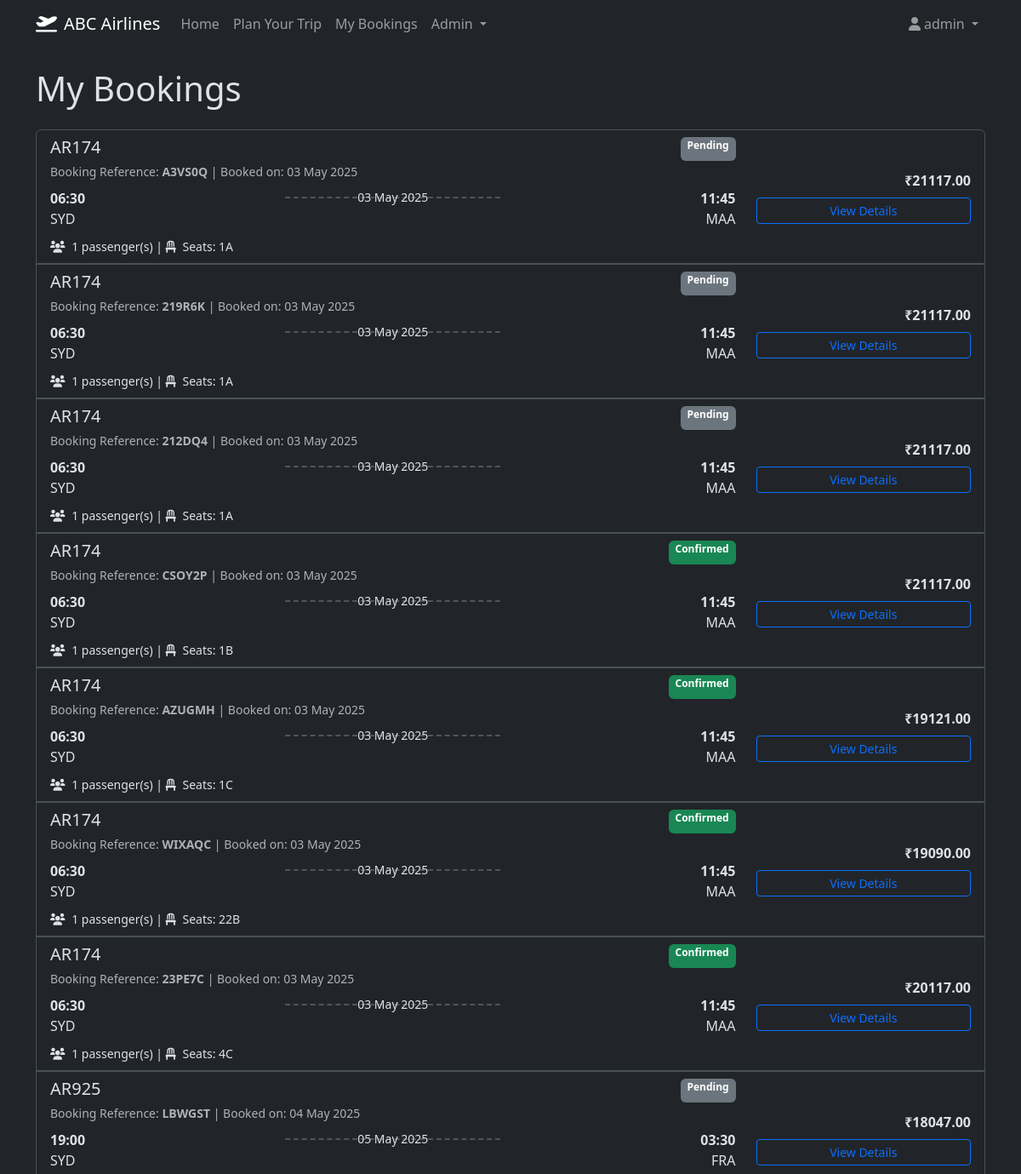
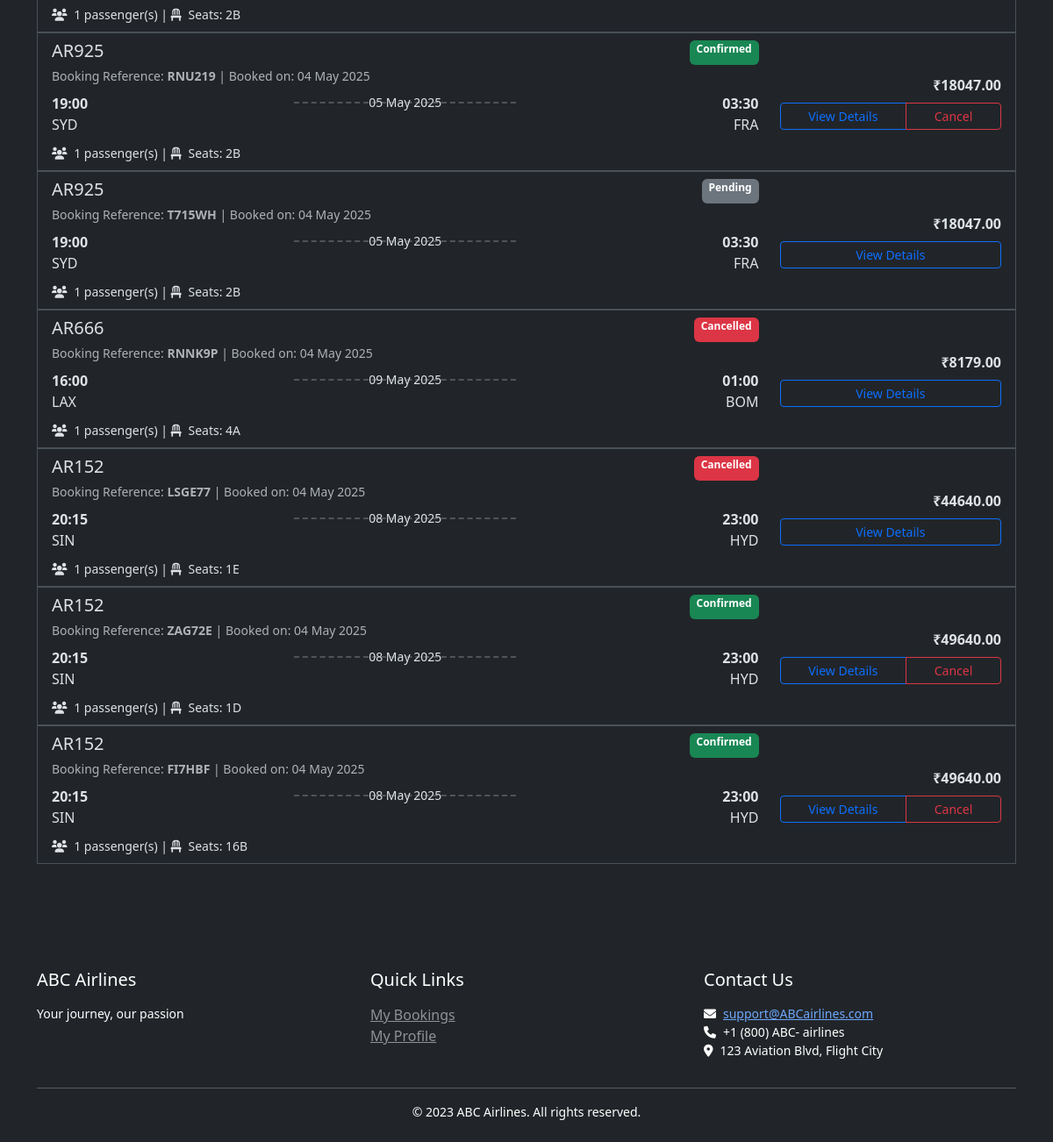
/my-bookings (signed in), run on the app's committed database (2 pictures, top to bottom).
### models.py (models this page shows, shortened)
class User(UserMixin, db.Model):
    __tablename__ = 'users'
    id = db.Column(db.Integer, primary_key=True)
    username = db.Column(db.String(80), unique=True, nullable=False)
    email = db.Column(db.String(120), unique=True, nullable=False)
    password_hash = db.Column(db.String(128), nullable=False)
    is_admin = db.Column(db.Boolean, default=False)
    frequent_flyer_points = db.Column(db.Integer, default=0)
    created_at = db.Column(db.DateTime, nullable=False, default=datetime.utcnow)  # Add created_at
    bookings = db.relationship('Booking', backref='user', lazy=True)

class Flight(db.Model):
    __tablename__ = 'flights'
    id = db.Column(db.Integer, primary_key=True)
    flight_number = db.Column(db.String(10), nullable=False)
    origin = db.Column(db.String(3), nullable=False)
    destination = db.Column(db.String(3), nullable=False)
    departure_time = db.Column(db.DateTime, nullable=False)
    arrival_time = db.Column(db.DateTime, nullable=False)
    aircraft_type = db.Column(db.String(50), nullable=False)
    seats_total = db.Column(db.Integer, nullable=False)
    seats_available = db.Column(db.Integer, nullable=False)
    price = db.Column(db.Float, nullable=False)
    status = db.Column(db.String(20), nullable=False)
    bookings = db.relationship('Booking', backref='flight', lazy=True)

class Booking(db.Model):
    __tablename__ = 'bookings'
    id = db.Column(db.Integer, primary_key=True)
    user_id = db.Column(db.Integer, db.ForeignKey('users.id'), nullable=False)
    flight_id = db.Column(db.Integer, db.ForeignKey('flights.id'), nullable=False)
    booking_time = db.Column(db.DateTime, nullable=False)
    status = db.Column(db.String(20), nullable=False)
    price_paid = db.Column(db.Float, nullable=False)
    booking_reference = db.Column(db.String(6), unique=True, nullable=False)
    payment_id = db.Column(db.String(100))
    passengers = db.relationship('Passenger', backref='booking', lazy=True)
    seat_numbers = db.relationship('Seat', backref='booking', lazy=True)

### routes.py (the view)
@app.route('/my-bookings')
@login_required
def my_bookings():
    user_bookings = data.get_user_bookings(current_user.id)
    booking_details = []
    for booking in user_bookings:
        flight = data.get_flight_by_id(booking.flight_id)
        if flight:
            booking_details.append({
                'booking': booking,
                'flight': flight
            })
    now = datetime.now()
    return render_template(
        'user_reservations.html',
        booking_details=booking_details,
        get_airport_name=data.get_airport_name,
        format_datetime=format_datetime,
        format_date=format_date,
        format_time=format_time,
        now=now
    )

### app.py (called while the page is built)
@login_manager.user_loader
def load_user(user_id):
    from models import User
    return User.query.get(int(user_id))

### data.py (called while the page is built)
def get_flight_by_id(flight_id):
    return Flight.query.get(flight_id)

def get_user_bookings(user_id):
    return Booking.query.filter_by(user_id=user_id).all()

### routes.py (called while the page is built)
@app.context_processor
def utility_processor():
    return {
        'format_datetime': format_datetime,
        'format_date': format_date,
        'format_time': format_time,
        'format_price': format_price
    }

### utils.py (called while the page is built)
def format_date(dt):
    if not dt:
        return ""
    if isinstance(dt, datetime):
        dt = dt.date()
    return dt.strftime("%d %b %Y")

def format_time(dt):
    if not dt:
        return ""
    return dt.strftime("%H:%M")

def format_price(price):
    if price is not None:
        return f"\u20B9{price:.2f}"
    return "Not available"

### templates/user_reservations.html (shortened to what this page needs)
{% extends "base.html" %}
{% block content %}
<div class="mb-4">
    <h1 class="mb-4">My Bookings</h1>
    {% if booking_details %}
    <div class="list-group mb-4">
        {% for item in booking_details %}
        <div class="list-group-item list-group-item-action">
            <div class="row">
                <div class="col-md-9">
                    <div class="d-flex w-100 justify-content-between">
                        <h5 class="mb-1">{{ item.flight.flight_number }}</h5>
                        <span class="badge
                            {{ 'bg-success' if item.booking.status == 'Confirmed' else
                               'bg-danger' if item.booking.status == 'Cancelled' else
                               'bg-info' if item.booking.status == 'Checked-in' else 'bg-secondary' }}">
                            {{ item.booking.status }}
                        </span>
                    </div>
                    <div class="mb-2">
                        <small class="text-muted">
                            Booking Reference: <strong>{{ item.booking.booking_reference }}</strong> |
                            Booked on: {{ format_date(item.booking.booking_time) }}
                        </small>
                    </div>
                    <div class="row mb-2">
                        <div class="col-md-4">
                            <div>
                                <strong>{{ format_time(item.flight.departure_time) }}</strong>
                                <div>{{ item.flight.origin }}</div>
                            </div>
                        </div>
                        <div class="col-md-4 text-center">
                            <div class="flight-line position-relative">
                                <hr>
                                <small class="flight-date">{{ format_date(item.flight.departure_time) }}</small>
                            </div>
                        </div>
                        <div class="col-md-4 text-end">
                            <div>
                                <strong>{{ format_time(item.flight.arrival_time) }}</strong>
                                <div>{{ item.flight.destination }}</div>
                            </div>
                        </div>
                    </div>
                    <div>
                        <small>
                            <i class="fas fa-users me-1"></i> {{ item.booking.passengers|length }} passenger(s) |
                            <i class="fas fa-chair me-1"></i> Seats: {{ item.booking.seat_numbers|map(attribute='seat_number')|join(', ') }}
                        </small>
                    </div>
                </div>
                <div class="col-md-3 text-end d-flex flex-column justify-content-center">
                    <div class="mb-2">
                        <span class="fw-bold">{{ format_price(item.booking.price_paid) }}</span>
                    </div>
                    <div class="btn-group">
                        <a href="{{ url_for('booking_confirm', booking_id=item.booking.id) }}" class="btn btn-sm btn-outline-primary">
                            View Details
                        </a>
                        {% if item.booking.status == 'Confirmed' and item.flight.departure_time > now %}
                        <button type="button" class="btn btn-sm btn-outline-danger"
                                data-bs-toggle="modal"
                                data-bs-target="#cancelModal{{ item.booking.id }}">
                            Cancel
                        </button>
                        {% endif %}
                    </div>
                </div>
            </div>
        </div>
        {% endfor %}
    </div>
    {% endif %}
</div>
{% endblock %}

### templates/base.html (shortened to what this page needs)
<!DOCTYPE html>
<html lang="en" data-bs-theme="dark">
<head>
    <link rel="stylesheet" href="https://cdn.jsdelivr.net/npm/bootstrap@5.3.3/dist/css/bootstrap.min.css">
    <link rel="stylesheet" href="https://cdnjs.cloudflare.com/ajax/libs/font-awesome/6.0.0/css/all.min.css">
    <link rel="stylesheet" href="{{ url_for('static', filename='css/custom.css') }}">
</head>
<body>
    <nav class="navbar navbar-expand-lg navbar-dark bg-dark mb-4">
        <div class="container">
            <a class="navbar-brand" href="{{ url_for('index') }}">
                <i class="fas fa-plane-departure me-2"></i>ABC Airlines
            </a>
            <div class="collapse navbar-collapse" id="navbarNav">
                <ul class="navbar-nav me-auto">
                    <li class="nav-item">
                        <a class="nav-link" href="{{ url_for('index') }}">Home</a>
                    </li>
                    <li class="nav-item">
                        <button class="btn btn-link nav-link" data-bs-toggle="modal" data-bs-target="#travelModal">Plan Your Trip</button>
                    </li>
                    {% if current_user.is_authenticated %}
                    <li class="nav-item">
                        <a class="nav-link" href="{{ url_for('my_bookings') }}">My Bookings</a>
                    </li>
                    {% endif %}
                    {% if current_user.is_authenticated and current_user.is_admin %}
                    <li class="nav-item dropdown">
                        <a class="nav-link dropdown-toggle" href="#" id="adminDropdown" role="button" data-bs-toggle="dropdown">
                            Admin
                        </a>
                    </li>
                    {% endif %}
                </ul>
                <ul class="navbar-nav">
                    {% if current_user.is_authenticated %}
                    <li class="nav-item dropdown">
                        <a class="nav-link dropdown-toggle" href="#" id="userDropdown" role="button" data-bs-toggle="dropdown">
                            <i class="fas fa-user me-1"></i>{{ current_user.username }}
                        </a>
                    </li>
                    {% endif %}
                </ul>
            </div>
        </div>
    </nav>
    <main class="container pb-4">
        {% block content %}{% endblock %}
    </main>
    <footer class="bg-dark text-white mt-5 py-4">
        <div class="container">
            <div class="row">
                <div class="col-md-4">
                    <h5>ABC Airlines</h5>
                    <p class="small">Your journey, our passion</p>
                </div>
                <div class="col-md-4">
                    <h5>Quick Links</h5>
                    <ul class="list-unstyled">
                        {% if current_user.is_authenticated %}
                        <li><a href="{{ url_for('my_bookings') }}" class="text-white-50">My Bookings</a></li>
                        <li><a href="{{ url_for('profile') }}" class="text-white-50">My Profile</a></li>
                        {% else %}
                        <li><a href="{{ url_for('login') }}" class="text-white-50">Login</a></li>
                        <li><a href="{{ url_for('register') }}" class="text-white-50">Register</a></li>
                        {% endif %}
                    </ul>
                </div>
                <div class="col-md-4">
                    <h5>Contact Us</h5>
                    <p class="small">
                        <i class="fas fa-envelope me-2"></i><a href="mailto:support@ABCairlines.com">support@ABCairlines.com</a><br>
                        <i class="fas fa-phone me-2"></i>+1 (800) ABC- airlines<br>
                        <i class="fas fa-map-marker-alt me-2"></i>123 Aviation Blvd, Flight City
                    </p>
                </div>
            </div>
            <hr class="my-3">
            <div class="text-center">
                <p class="small mb-0">&copy; 2023 ABC Airlines. All rights reserved.</p>
            </div>
        </div>
    </footer>
</body>
</html>

### static/css/custom.css (style rules this page uses)
body { min-height: 100vh; display: flex; flex-direction: column; }
main.container { flex: 1; }
h1, h2, h3, h4, h5, h6 { margin-bottom: 1rem; }
.flight-line { position: relative; }
.flight-line hr { margin: 10px 0; border-top: 2px dashed; }

### templates/user_reservations.html (style rules this page uses)
.flight-line { position: relative; }
.flight-date { position: absolute; top: -10px; left: 50%; transform: translateX(-50%); background-color: var(--bs-card-bg); padding: 0 10px; }

### data on the page
User: username "admin"
Flight: flight.flight_number "AR174" "AR174" "AR174" "AR174" "AR174" "AR174" "AR174", departure_time "06:30" "06:30" "06:30" "06:30" "06:30" "06:30" "06:30", flight.origin "SYD" "SYD" "SYD" "SYD" "SYD" "SYD" "SYD", departure_time "03 May 2025" "03 May 2025" "03 May 2025" "03 May 2025" "03 May 2025" "03 May 2025" "03 May 2025", arrival_time "11:45" "11:45" "11:45" "11:45" "11:45" "11:45" "11:45", flight.destination "MAA" "MAA" "MAA" "MAA" "MAA" "MAA" "MAA"
Booking: booking.status "Pending", booking.booking_reference "A3VS0Q", booking_time "03 May 2025", price_paid "₹21117.00"
Booking: booking.status "Pending", booking.booking_reference "219R6K", booking_time "03 May 2025", price_paid "₹21117.00"
Booking: booking.status "Pending", booking.booking_reference "212DQ4", booking_time "03 May 2025", price_paid "₹21117.00"
Booking: booking.status "Confirmed", booking.booking_reference "CSOY2P", booking_time "03 May 2025", price_paid "₹21117.00"
Booking: booking.status "Confirmed", booking.booking_reference "AZUGMH", booking_time "03 May 2025", price_paid "₹19121.00"
Booking: booking.status "Confirmed", booking.booking_reference "WIXAQC", booking_time "03 May 2025", price_paid "₹19090.00"
Booking: booking.status "Confirmed", booking.booking_reference "23PE7C", booking_time "03 May 2025", price_paid "₹20117.00"
Flight: flight.flight_number "AR925" "AR925" "AR925", departure_time "19:00" "19:00" "19:00", flight.origin "SYD" "SYD" "SYD", departure_time "05 May 2025" "05 May 2025" "05 May 2025", arrival_time "03:30" "03:30" "03:30", flight.destination "FRA" "FRA" "FRA"
Booking: booking.status "Pending", booking.booking_reference "LBWGST", booking_time "04 May 2025", price_paid "₹18047.00"
Booking: booking.status "Confirmed", booking.booking_reference "RNU219", booking_time "04 May 2025", price_paid "₹18047.00"
Booking: booking.status "Pending", booking.booking_reference "T715WH", booking_time "04 May 2025", price_paid "₹18047.00"
Flight: flight.flight_number "AR666", departure_time "16:00", flight.origin "LAX", departure_time "09 May 2025", arrival_time "01:00", flight.destination "BOM"
Booking: booking.status "Cancelled", booking.booking_reference "RNNK9P", booking_time "04 May 2025", price_paid "₹8179.00"
Flight: flight.flight_number "AR152" "AR152" "AR152", departure_time "20:15" "20:15" "20:15", flight.origin "SIN" "SIN" "SIN", departure_time "08 May 2025" "08 May 2025" "08 May 2025", arrival_time "23:00" "23:00" "23:00", flight.destination "HYD" "HYD" "HYD"
Booking: booking.status "Cancelled", booking.booking_reference "LSGE77", booking_time "04 May 2025", price_paid "₹44640.00"
Booking: booking.status "Confirmed", booking.booking_reference "ZAG72E", booking_time "04 May 2025", price_paid "₹49640.00"
Booking: booking.status "Confirmed", booking.booking_reference "FI7HBF", booking_time "04 May 2025", price_paid "₹49640.00"

### other printed values
{{ item.booking.passengers|length }} "1" "1" "1" "1" "1" "1" "1" "1" "1" "1" "1" "1" "1" "1"
{{ item.booking.seat_numbers|map(attribute='seat_number')|join(', ') }} "1A" "1A" "1A" "1B" "1C" "22B" "4C" "2B" "2B" "2B" "4A" "1E" "1D" "16B"
